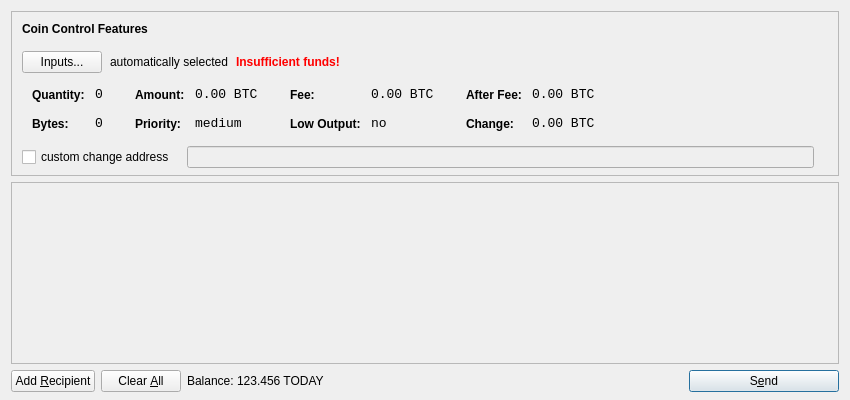
<?xml version="1.0" encoding="UTF-8"?>
<ui version="4.0">
 <class>SendCoinsDialog</class>
 <widget class="QDialog" name="SendCoinsDialog">
  <property name="geometry">
   <rect>
    <x>0</x>
    <y>0</y>
    <width>850</width>
    <height>400</height>
   </rect>
  </property>
  <property name="windowTitle">
   <string>Send Coins</string>
  </property>
  <layout class="QVBoxLayout" name="verticalLayout" stretch="0,1,0">
   <property name="bottomMargin">
    <number>8</number>
   </property>
   <item>
    <widget class="QFrame" name="frameCoinControl">
     <property name="sizePolicy">
      <sizepolicy hsizetype="Expanding" vsizetype="Expanding">
       <horstretch>0</horstretch>
       <verstretch>0</verstretch>
      </sizepolicy>
     </property>
     <property name="maximumSize">
      <size>
       <width>16777215</width>
       <height>16777215</height>
      </size>
     </property>
     <property name="frameShape">
      <enum>QFrame::StyledPanel</enum>
     </property>
     <property name="frameShadow">
      <enum>QFrame::Sunken</enum>
     </property>
     <layout class="QVBoxLayout" name="verticalLayoutCoinControl2">
      <property name="spacing">
       <number>-1</number>
      </property>
      <property name="leftMargin">
       <number>0</number>
      </property>
      <property name="topMargin">
       <number>0</number>
      </property>
      <property name="rightMargin">
       <number>0</number>
      </property>
      <property name="bottomMargin">
       <number>6</number>
      </property>
      <item>
       <layout class="QVBoxLayout" name="verticalLayoutCoinControl" stretch="0,0,0,0,1">
        <property name="spacing">
         <number>0</number>
        </property>
        <property name="leftMargin">
         <number>10</number>
        </property>
        <property name="topMargin">
         <number>10</number>
        </property>
        <item>
         <layout class="QHBoxLayout" name="horizontalLayoutCoinControl1">
          <property name="bottomMargin">
           <number>15</number>
          </property>
          <item>
           <widget class="QLabel" name="labelCoinControlFeatures">
            <property name="sizePolicy">
             <sizepolicy hsizetype="Preferred" vsizetype="Maximum">
              <horstretch>0</horstretch>
              <verstretch>0</verstretch>
             </sizepolicy>
            </property>
            <property name="font">
             <font>
              <weight>75</weight>
              <bold>true</bold>
             </font>
            </property>
            <property name="styleSheet">
             <string notr="true">font-weight:bold;</string>
            </property>
            <property name="text">
             <string>Coin Control Features</string>
            </property>
           </widget>
          </item>
         </layout>
        </item>
        <item>
         <layout class="QHBoxLayout" name="horizontalLayoutCoinControl2" stretch="0,0,0,0">
          <property name="spacing">
           <number>8</number>
          </property>
          <property name="bottomMargin">
           <number>10</number>
          </property>
          <item>
           <widget class="QPushButton" name="pushButtonCoinControl">
            <property name="styleSheet">
             <string notr="true"/>
            </property>
            <property name="text">
             <string>Inputs...</string>
            </property>
           </widget>
          </item>
          <item>
           <widget class="QLabel" name="labelCoinControlAutomaticallySelected">
            <property name="text">
             <string>automatically selected</string>
            </property>
            <property name="margin">
             <number>5</number>
            </property>
           </widget>
          </item>
          <item>
           <widget class="QLabel" name="labelCoinControlInsuffFunds">
            <property name="font">
             <font>
              <weight>75</weight>
              <bold>true</bold>
             </font>
            </property>
            <property name="styleSheet">
             <string notr="true">color:red;font-weight:bold;</string>
            </property>
            <property name="text">
             <string>Insufficient funds!</string>
            </property>
            <property name="margin">
             <number>5</number>
            </property>
           </widget>
          </item>
          <item>
           <spacer name="horizontalSpacerCoinControl">
            <property name="orientation">
             <enum>Qt::Horizontal</enum>
            </property>
            <property name="sizeHint" stdset="0">
             <size>
              <width>40</width>
              <height>1</height>
             </size>
            </property>
           </spacer>
          </item>
         </layout>
        </item>
        <item>
         <widget class="QWidget" name="widgetCoinControl" native="true">
          <property name="sizePolicy">
           <sizepolicy hsizetype="Preferred" vsizetype="Preferred">
            <horstretch>0</horstretch>
            <verstretch>0</verstretch>
           </sizepolicy>
          </property>
          <property name="minimumSize">
           <size>
            <width>0</width>
            <height>0</height>
           </size>
          </property>
          <property name="styleSheet">
           <string notr="true"/>
          </property>
          <layout class="QHBoxLayout" name="horizontalLayoutCoinControl5">
           <property name="margin">
            <number>0</number>
           </property>
           <item>
            <layout class="QHBoxLayout" name="horizontalLayoutCoinControl3" stretch="0,0,0,1">
             <property name="spacing">
              <number>20</number>
             </property>
             <property name="topMargin">
              <number>0</number>
             </property>
             <property name="bottomMargin">
              <number>10</number>
             </property>
             <item>
              <layout class="QFormLayout" name="formLayoutCoinControl1">
               <property name="horizontalSpacing">
                <number>10</number>
               </property>
               <property name="verticalSpacing">
                <number>14</number>
               </property>
               <property name="leftMargin">
                <number>10</number>
               </property>
               <property name="topMargin">
                <number>4</number>
               </property>
               <property name="rightMargin">
                <number>6</number>
               </property>
               <item row="0" column="0">
                <widget class="QLabel" name="labelCoinControlQuantityText">
                 <property name="styleSheet">
                  <string notr="true">font-weight:bold;</string>
                 </property>
                 <property name="text">
                  <string>Quantity:</string>
                 </property>
                 <property name="margin">
                  <number>0</number>
                 </property>
                </widget>
               </item>
               <item row="0" column="1">
                <widget class="QLabel" name="labelCoinControlQuantity">
                 <property name="font">
                  <font>
                   <family>Monospace</family>
                   <pointsize>10</pointsize>
                  </font>
                 </property>
                 <property name="cursor">
                  <cursorShape>IBeamCursor</cursorShape>
                 </property>
                 <property name="contextMenuPolicy">
                  <enum>Qt::ActionsContextMenu</enum>
                 </property>
                 <property name="text">
                  <string notr="true">0</string>
                 </property>
                 <property name="margin">
                  <number>0</number>
                 </property>
                 <property name="textInteractionFlags">
                  <set>Qt::LinksAccessibleByMouse|Qt::TextSelectableByKeyboard|Qt::TextSelectableByMouse</set>
                 </property>
                </widget>
               </item>
               <item row="1" column="0">
                <widget class="QLabel" name="labelCoinControlBytesText">
                 <property name="styleSheet">
                  <string notr="true">font-weight:bold;</string>
                 </property>
                 <property name="text">
                  <string>Bytes:</string>
                 </property>
                </widget>
               </item>
               <item row="1" column="1">
                <widget class="QLabel" name="labelCoinControlBytes">
                 <property name="font">
                  <font>
                   <family>Monospace</family>
                   <pointsize>10</pointsize>
                  </font>
                 </property>
                 <property name="cursor">
                  <cursorShape>IBeamCursor</cursorShape>
                 </property>
                 <property name="contextMenuPolicy">
                  <enum>Qt::ActionsContextMenu</enum>
                 </property>
                 <property name="text">
                  <string notr="true">0</string>
                 </property>
                 <property name="textInteractionFlags">
                  <set>Qt::LinksAccessibleByMouse|Qt::TextSelectableByKeyboard|Qt::TextSelectableByMouse</set>
                 </property>
                </widget>
               </item>
              </layout>
             </item>
             <item>
              <layout class="QFormLayout" name="formLayoutCoinControl2">
               <property name="horizontalSpacing">
                <number>10</number>
               </property>
               <property name="verticalSpacing">
                <number>14</number>
               </property>
               <property name="leftMargin">
                <number>6</number>
               </property>
               <property name="topMargin">
                <number>4</number>
               </property>
               <property name="rightMargin">
                <number>6</number>
               </property>
               <item row="0" column="0">
                <widget class="QLabel" name="labelCoinControlAmountText">
                 <property name="styleSheet">
                  <string notr="true">font-weight:bold;</string>
                 </property>
                 <property name="text">
                  <string>Amount:</string>
                 </property>
                 <property name="margin">
                  <number>0</number>
                 </property>
                </widget>
               </item>
               <item row="0" column="1">
                <widget class="QLabel" name="labelCoinControlAmount">
                 <property name="font">
                  <font>
                   <family>Monospace</family>
                   <pointsize>10</pointsize>
                  </font>
                 </property>
                 <property name="cursor">
                  <cursorShape>IBeamCursor</cursorShape>
                 </property>
                 <property name="contextMenuPolicy">
                  <enum>Qt::ActionsContextMenu</enum>
                 </property>
                 <property name="text">
                  <string notr="true">0.00 BTC</string>
                 </property>
                 <property name="textInteractionFlags">
                  <set>Qt::LinksAccessibleByMouse|Qt::TextSelectableByKeyboard|Qt::TextSelectableByMouse</set>
                 </property>
                </widget>
               </item>
               <item row="1" column="0">
                <widget class="QLabel" name="labelCoinControlPriorityText">
                 <property name="styleSheet">
                  <string notr="true">font-weight:bold;</string>
                 </property>
                 <property name="text">
                  <string>Priority:</string>
                 </property>
                </widget>
               </item>
               <item row="1" column="1">
                <widget class="QLabel" name="labelCoinControlPriority">
                 <property name="font">
                  <font>
                   <family>Monospace</family>
                   <pointsize>10</pointsize>
                  </font>
                 </property>
                 <property name="cursor">
                  <cursorShape>IBeamCursor</cursorShape>
                 </property>
                 <property name="contextMenuPolicy">
                  <enum>Qt::ActionsContextMenu</enum>
                 </property>
                 <property name="text">
                  <string>medium</string>
                 </property>
                 <property name="textInteractionFlags">
                  <set>Qt::LinksAccessibleByMouse|Qt::TextSelectableByKeyboard|Qt::TextSelectableByMouse</set>
                 </property>
                </widget>
               </item>
              </layout>
             </item>
             <item>
              <layout class="QFormLayout" name="formLayoutCoinControl3">
               <property name="horizontalSpacing">
                <number>10</number>
               </property>
               <property name="verticalSpacing">
                <number>14</number>
               </property>
               <property name="leftMargin">
                <number>6</number>
               </property>
               <property name="topMargin">
                <number>4</number>
               </property>
               <property name="rightMargin">
                <number>6</number>
               </property>
               <item row="0" column="0">
                <widget class="QLabel" name="labelCoinControlFeeText">
                 <property name="styleSheet">
                  <string notr="true">font-weight:bold;</string>
                 </property>
                 <property name="text">
                  <string>Fee:</string>
                 </property>
                 <property name="margin">
                  <number>0</number>
                 </property>
                </widget>
               </item>
               <item row="0" column="1">
                <widget class="QLabel" name="labelCoinControlFee">
                 <property name="font">
                  <font>
                   <family>Monospace</family>
                   <pointsize>10</pointsize>
                  </font>
                 </property>
                 <property name="cursor">
                  <cursorShape>IBeamCursor</cursorShape>
                 </property>
                 <property name="contextMenuPolicy">
                  <enum>Qt::ActionsContextMenu</enum>
                 </property>
                 <property name="text">
                  <string notr="true">0.00 BTC</string>
                 </property>
                 <property name="textInteractionFlags">
                  <set>Qt::LinksAccessibleByMouse|Qt::TextSelectableByKeyboard|Qt::TextSelectableByMouse</set>
                 </property>
                </widget>
               </item>
               <item row="1" column="0">
                <widget class="QLabel" name="labelCoinControlLowOutputText">
                 <property name="styleSheet">
                  <string notr="true">font-weight:bold;</string>
                 </property>
                 <property name="text">
                  <string>Low Output:</string>
                 </property>
                </widget>
               </item>
               <item row="1" column="1">
                <widget class="QLabel" name="labelCoinControlLowOutput">
                 <property name="font">
                  <font>
                   <family>Monospace</family>
                   <pointsize>10</pointsize>
                  </font>
                 </property>
                 <property name="cursor">
                  <cursorShape>IBeamCursor</cursorShape>
                 </property>
                 <property name="contextMenuPolicy">
                  <enum>Qt::ActionsContextMenu</enum>
                 </property>
                 <property name="text">
                  <string>no</string>
                 </property>
                 <property name="textInteractionFlags">
                  <set>Qt::LinksAccessibleByMouse|Qt::TextSelectableByKeyboard|Qt::TextSelectableByMouse</set>
                 </property>
                </widget>
               </item>
              </layout>
             </item>
             <item>
              <layout class="QFormLayout" name="formLayoutCoinControl4">
               <property name="horizontalSpacing">
                <number>10</number>
               </property>
               <property name="verticalSpacing">
                <number>14</number>
               </property>
               <property name="leftMargin">
                <number>6</number>
               </property>
               <property name="topMargin">
                <number>4</number>
               </property>
               <property name="rightMargin">
                <number>6</number>
               </property>
               <item row="0" column="0">
                <widget class="QLabel" name="labelCoinControlAfterFeeText">
                 <property name="styleSheet">
                  <string notr="true">font-weight:bold;</string>
                 </property>
                 <property name="text">
                  <string>After Fee:</string>
                 </property>
                 <property name="margin">
                  <number>0</number>
                 </property>
                </widget>
               </item>
               <item row="0" column="1">
                <widget class="QLabel" name="labelCoinControlAfterFee">
                 <property name="font">
                  <font>
                   <family>Monospace</family>
                   <pointsize>10</pointsize>
                  </font>
                 </property>
                 <property name="cursor">
                  <cursorShape>IBeamCursor</cursorShape>
                 </property>
                 <property name="contextMenuPolicy">
                  <enum>Qt::ActionsContextMenu</enum>
                 </property>
                 <property name="text">
                  <string notr="true">0.00 BTC</string>
                 </property>
                 <property name="textInteractionFlags">
                  <set>Qt::LinksAccessibleByMouse|Qt::TextSelectableByKeyboard|Qt::TextSelectableByMouse</set>
                 </property>
                </widget>
               </item>
               <item row="1" column="0">
                <widget class="QLabel" name="labelCoinControlChangeText">
                 <property name="styleSheet">
                  <string notr="true">font-weight:bold;</string>
                 </property>
                 <property name="text">
                  <string>Change:</string>
                 </property>
                </widget>
               </item>
               <item row="1" column="1">
                <widget class="QLabel" name="labelCoinControlChange">
                 <property name="font">
                  <font>
                   <family>Monospace</family>
                   <pointsize>10</pointsize>
                  </font>
                 </property>
                 <property name="cursor">
                  <cursorShape>IBeamCursor</cursorShape>
                 </property>
                 <property name="contextMenuPolicy">
                  <enum>Qt::ActionsContextMenu</enum>
                 </property>
                 <property name="text">
                  <string notr="true">0.00 BTC</string>
                 </property>
                 <property name="textInteractionFlags">
                  <set>Qt::LinksAccessibleByMouse|Qt::TextSelectableByKeyboard|Qt::TextSelectableByMouse</set>
                 </property>
                </widget>
               </item>
              </layout>
             </item>
            </layout>
           </item>
          </layout>
         </widget>
        </item>
        <item>
         <layout class="QHBoxLayout" name="horizontalLayoutCoinControl4" stretch="0,0,0">
          <property name="spacing">
           <number>12</number>
          </property>
          <property name="sizeConstraint">
           <enum>QLayout::SetDefaultConstraint</enum>
          </property>
          <property name="topMargin">
           <number>5</number>
          </property>
          <property name="rightMargin">
           <number>5</number>
          </property>
          <item>
           <widget class="QCheckBox" name="checkBoxCoinControlChange">
            <property name="text">
             <string>custom change address</string>
            </property>
           </widget>
          </item>
          <item>
           <widget class="QLineEdit" name="lineEditCoinControlChange">
            <property name="enabled">
             <bool>false</bool>
            </property>
            <property name="sizePolicy">
             <sizepolicy hsizetype="Expanding" vsizetype="Fixed">
              <horstretch>0</horstretch>
              <verstretch>0</verstretch>
             </sizepolicy>
            </property>
           </widget>
          </item>
          <item>
           <widget class="QLabel" name="labelCoinControlChangeLabel">
            <property name="sizePolicy">
             <sizepolicy hsizetype="Preferred" vsizetype="Expanding">
              <horstretch>0</horstretch>
              <verstretch>0</verstretch>
             </sizepolicy>
            </property>
            <property name="minimumSize">
             <size>
              <width>0</width>
              <height>0</height>
             </size>
            </property>
            <property name="text">
             <string/>
            </property>
            <property name="margin">
             <number>3</number>
            </property>
           </widget>
          </item>
         </layout>
        </item>
        <item>
         <spacer name="verticalSpacerCoinControl">
          <property name="orientation">
           <enum>Qt::Vertical</enum>
          </property>
          <property name="sizeHint" stdset="0">
           <size>
            <width>800</width>
            <height>1</height>
           </size>
          </property>
         </spacer>
        </item>
       </layout>
      </item>
     </layout>
    </widget>
   </item>
   <item>
    <widget class="QScrollArea" name="scrollArea">
     <property name="widgetResizable">
      <bool>true</bool>
     </property>
     <widget class="QWidget" name="scrollAreaWidgetContents">
      <property name="geometry">
       <rect>
        <x>0</x>
        <y>0</y>
        <width>830</width>
        <height>165</height>
       </rect>
      </property>
      <layout class="QVBoxLayout" name="verticalLayout_2">
       <property name="margin">
        <number>0</number>
       </property>
       <item>
        <layout class="QVBoxLayout" name="entries">
         <property name="spacing">
          <number>6</number>
         </property>
        </layout>
       </item>
       <item>
        <spacer name="verticalSpacer">
         <property name="orientation">
          <enum>Qt::Vertical</enum>
         </property>
         <property name="sizeHint" stdset="0">
          <size>
           <width>20</width>
           <height>40</height>
          </size>
         </property>
        </spacer>
       </item>
      </layout>
     </widget>
    </widget>
   </item>
   <item>
    <layout class="QHBoxLayout" name="horizontalLayout">
     <item>
      <widget class="QPushButton" name="addButton">
       <property name="toolTip">
        <string>Send to multiple recipients at once</string>
       </property>
       <property name="text">
        <string>Add &amp;Recipient</string>
       </property>
       <property name="icon">
        <iconset resource="../bitcoin.qrc">
         <normaloff>:/icons/add</normaloff>:/icons/add</iconset>
       </property>
       <property name="autoDefault">
        <bool>false</bool>
       </property>
      </widget>
     </item>
     <item>
      <widget class="QPushButton" name="clearButton">
       <property name="sizePolicy">
        <sizepolicy hsizetype="Minimum" vsizetype="Fixed">
         <horstretch>0</horstretch>
         <verstretch>0</verstretch>
        </sizepolicy>
       </property>
       <property name="toolTip">
        <string>Remove all transaction fields</string>
       </property>
       <property name="text">
        <string>Clear &amp;All</string>
       </property>
       <property name="icon">
        <iconset resource="../bitcoin.qrc">
         <normaloff>:/icons/remove</normaloff>:/icons/remove</iconset>
       </property>
       <property name="autoRepeatDelay">
        <number>300</number>
       </property>
       <property name="autoDefault">
        <bool>false</bool>
       </property>
      </widget>
     </item>
     <item>
      <layout class="QHBoxLayout" name="horizontalLayout_2">
       <property name="spacing">
        <number>3</number>
       </property>
       <item>
        <widget class="QLabel" name="label">
         <property name="text">
          <string>Balance:</string>
         </property>
        </widget>
       </item>
       <item>
        <widget class="QLabel" name="labelBalance">
         <property name="cursor">
          <cursorShape>IBeamCursor</cursorShape>
         </property>
         <property name="text">
          <string>123.456 TODAY</string>
         </property>
         <property name="textInteractionFlags">
          <set>Qt::LinksAccessibleByMouse|Qt::TextSelectableByKeyboard|Qt::TextSelectableByMouse</set>
         </property>
        </widget>
       </item>
      </layout>
     </item>
     <item>
      <spacer name="horizontalSpacer">
       <property name="orientation">
        <enum>Qt::Horizontal</enum>
       </property>
       <property name="sizeHint" stdset="0">
        <size>
         <width>40</width>
         <height>20</height>
        </size>
       </property>
      </spacer>
     </item>
     <item>
      <widget class="QPushButton" name="sendButton">
       <property name="minimumSize">
        <size>
         <width>150</width>
         <height>0</height>
        </size>
       </property>
       <property name="toolTip">
        <string>Confirm the send action</string>
       </property>
       <property name="text">
        <string>S&amp;end</string>
       </property>
       <property name="icon">
        <iconset resource="../bitcoin.qrc">
         <normaloff>:/icons/send</normaloff>:/icons/send</iconset>
       </property>
       <property name="default">
        <bool>true</bool>
       </property>
      </widget>
     </item>
    </layout>
   </item>
  </layout>
 </widget>
 <resources>
  <include location="../bitcoin.qrc"/>
 </resources>
 <connections/>
</ui>
